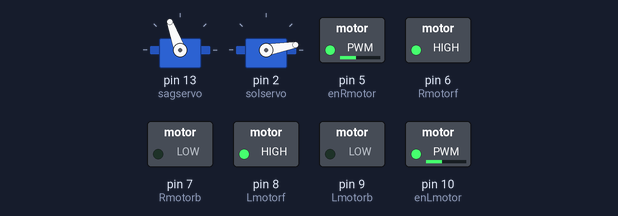
Simulated run of this sketch. Board: Arduino Nano, built with avr-gcc and run on an emulated ATmega328P. On the bench: 2 × servo, switched loads named in the sketch (green lamp = pin HIGH). Pins used as bus, display or sensor lines are not drawn; what the sketch prints to the serial monitor is not drawn.

Above: at 0.1 s.
Timing chart, 0 to 1.6 s (numbered marks = the images above):
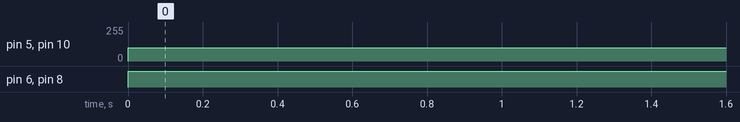

Measured:
- by itself, pin 5 (enRmotor), pin 10 (enLmotor): 0/255 → 100/255 at 0.00 s
- by itself, pin 6 (Rmotorf), pin 8 (Lmotorf): LOW → HIGH at 0.00 s

The sketch:

deneme.ino
```cpp
#define EXE_INTERVAL_1 2000 //kaç saniye olacağı
#define EXE_INTERVAL_2 500 //kaç saniye olacağı


#include <Wire.h>
#include <Arduino.h>
#include <SoftwareSerial.h>
#include <Servo.h>
#include <NewPing.h>

const int frontPingPin = A0; // front sensor
const int frontEchoPin = A1; // front sensor
const int leftPingPin = 4; // left sensor
const int leftEchoPin = 3; // left sensor
const int rightPingPin = 11; // right sensor
const int rightEchoPin = 12; // right sensor

int enRmotor = 5 ;
int enLmotor = 10;
int Lmotorb = 9 ;
int Lmotorf = 8;
int Rmotorb =  7;
int Rmotorf =  6;

int sayac=0;
int kirmiziyumurta=0;
int maviyumurta=0;


unsigned long lastExecutedMillis_1 = 0; // vairable to save the last executed time for code block 1
unsigned long lastExecutedMillis_2 = 0;
long MaxValue = 100;


Servo solservo;  // create servo object to control a servo
Servo sagservo;  // create servo object to control a servo
#define s0 A5//Bağladığımız pinlere göre tanımlamalarımızı yapıyoruz
#define s1 A6
#define s2 A3
#define s3 A4
#define sensorOut A2


int kirmizi, yesil, mavi = 0; //3 ana renk için değişken tanımlıyoruz
double  sure;
int base;
unsigned long myTime;
int bas_lux,bas_ct;
int bas_zem;
double angle_rad = PI/180.0;
double angle_deg = 180.0/PI;
long frontDuration, frontCm;
long leftDuration, leftCm;
long rightDuration, rightCm;
int sagg=0;
int soll=0;
int kendi_rengin=0;

long microsecondsToCentimeters(long microseconds) {
  return microseconds / 29 / 2;
}

void ileri()
{
    digitalWrite(Lmotorf,HIGH);
    digitalWrite(Lmotorb,LOW);
    digitalWrite(Rmotorf,HIGH);
    digitalWrite(Rmotorb,LOW);
    analogWrite (enRmotor, 100);
    analogWrite (enLmotor, 100);
}
void yileri()
{
    digitalWrite(Lmotorb,LOW);
    digitalWrite(Lmotorf,HIGH);
    digitalWrite(Rmotorf,HIGH);
    digitalWrite(Rmotorb,LOW);
    analogWrite (enRmotor, 50);
    analogWrite (enLmotor, 50);
}
void geri()
{
    digitalWrite(Lmotorb,HIGH);
    digitalWrite(Lmotorf,LOW);
    digitalWrite(Rmotorf,LOW);
    digitalWrite(Rmotorb,HIGH);
    analogWrite (enRmotor, 150);
    analogWrite (enLmotor, 150);
}
void ygeri()
{
    digitalWrite(Lmotorb,HIGH);
    digitalWrite(Lmotorf,LOW);
    digitalWrite(Rmotorf,LOW);
    digitalWrite(Rmotorb,HIGH);
    analogWrite (enRmotor, 50);
    analogWrite (enLmotor, 50);
}

void sag()
{
    digitalWrite(Lmotorb,HIGH);
    digitalWrite(Lmotorf,LOW);
    digitalWrite(Rmotorf,HIGH);
    digitalWrite(Rmotorb,LOW);
    analogWrite (enRmotor, 75);
    analogWrite (enLmotor, 75);
  }

void sol()
  {
    digitalWrite(Lmotorb,LOW);
    digitalWrite(Lmotorf,HIGH);
    digitalWrite(Rmotorf,LOW);
    digitalWrite(Rmotorb,HIGH);
    analogWrite (enRmotor, 75);
    analogWrite (enLmotor, 75);
  }

   void hafif_sag()
  {
    digitalWrite(Lmotorb,HIGH);
    digitalWrite(Lmotorf,LOW);
    digitalWrite(Rmotorf,HIGH);
    digitalWrite(Rmotorb,LOW);
    analogWrite (enRmotor, 50);
    analogWrite (enLmotor, 50);
  }

  void hafif_sol()
  {
    digitalWrite(Lmotorb,LOW);
    digitalWrite(Lmotorf,HIGH);
    digitalWrite(Rmotorf,LOW);
    digitalWrite(Rmotorb,HIGH);
    analogWrite (enRmotor, 50);
    analogWrite (enLmotor, 50);
  }

int pos; //????????????
void sagkapiac()
{
  for (pos = 10; pos <= 160; pos += 1) {
    // in steps of 1 degree
    sagservo.write(pos);
    delay(5);
  }
  }

void sagkapikapa()
{
  for (pos = 160; pos >= 10; pos -= 1) {
    sagservo.write(pos);
    delay(5);
  }
  }

  void solkapiac()
{
    for (pos = 110; pos <= 160; pos += 1) {
    // in steps of 1 degree
    solservo.write(pos);
    delay(5);
  }
  }

void solkapikapa()
{
  for (pos = 160; pos >= 110; pos -= 1) {
    solservo.write(pos);
    delay(5);
  }
  }

void uzaklik(){

long frontDuration, frontCm;
  long leftDuration, leftCm;
  long rightDuration, rightCm;
  // Front Sensor Reading
  pinMode(frontPingPin, OUTPUT);
  digitalWrite(frontPingPin, LOW);
  delayMicroseconds(1);
  digitalWrite(frontPingPin, HIGH);
  delayMicroseconds(5);
  digitalWrite(frontPingPin, LOW);
  pinMode(frontEchoPin, INPUT);
  frontDuration = pulseIn(frontEchoPin, HIGH);
  frontCm = microsecondsToCentimeters(frontDuration);
  frontCm=frontCm<MaxValue ? frontCm : MaxValue;
  // Left Sensor Reading
  pinMode(leftPingPin, OUTPUT);
  digitalWrite(leftPingPin, LOW);
  delayMicroseconds(1);
  digitalWrite(leftPingPin, HIGH);
  delayMicroseconds(5);
  digitalWrite(leftPingPin, LOW);
  pinMode(leftEchoPin, INPUT);
  leftDuration = pulseIn(leftEchoPin, HIGH);
  leftCm = microsecondsToCentimeters(leftDuration);
  leftCm = leftCm<MaxValue ? leftCm : MaxValue;
  // Right Sensor Reading
  pinMode(rightPingPin, OUTPUT);
  digitalWrite(rightPingPin, LOW);
  delayMicroseconds(1);
  digitalWrite(rightPingPin, HIGH);
  delayMicroseconds(5);
  digitalWrite(rightPingPin, LOW);
  pinMode(rightEchoPin, INPUT);
  rightDuration = pulseIn(rightEchoPin, HIGH);
  rightCm = microsecondsToCentimeters(rightDuration);
 rightCm=(rightCm<MaxValue) ? rightCm : MaxValue;
  // Printing the distance readings to Serial Monitor
  Serial.print("Front: ");
  Serial.print(frontCm);
  Serial.print("cm    ");
  Serial.print(" Left: ");
  Serial.print(leftCm);
  Serial.print("cm    ");
  Serial.print(" Right: ");
  Serial.print(rightCm);
  Serial.print("cm   ");
  Serial.println();

}

void setup(void) {

  sagservo.attach(13);
  solservo.attach(2);

  pinMode(s0, OUTPUT); //S0, S1, S2 ve S3 pinlerini OUTPUT olarak tanımlıyoruz  pinMode(s1, OUTPUT);
  pinMode(s2, OUTPUT);
  pinMode(s3, OUTPUT);
  pinMode(sensorOut, INPUT); //OUT pinini INPUT olarak tanımlıyoruz
  digitalWrite(s1, LOW); //Frekans ölçeğimizi %20 olarak tanımlıyoruz
  digitalWrite(s0, HIGH);
 Serial.begin(9600);

// attaches the servo on pin 9 to the servo object
  solservo.write(10);
  // attaches the servo on pin 9 to the servo object
  sagservo.write(110);

 pinMode(enLmotor, OUTPUT);
 pinMode(enRmotor,OUTPUT);
 pinMode(Lmotorf,OUTPUT);
 pinMode(Lmotorb,OUTPUT);
 pinMode(Rmotorf,OUTPUT);
 pinMode(Rmotorb,OUTPUT);


    Serial.println(" ");
    if(kirmizi>yesil and kirmizi>mavi)
   {Serial.println("Kırmızı zemin");
   bas_zem=10;
   }

   if(mavi>kirmizi and mavi>yesil)
   {bas_zem=20;
   Serial.println(" Mavi zemin");}
  // Now we're ready to get readings!

//renk_belirleme();

}
unsigned long currentMillis=0;


void sag_gezinme(){
       if (millis()-currentMillis <2000)

        {
      if (currentMillis - lastExecutedMillis_1 >= EXE_INTERVAL_1) {
     // save the last executed time
     lastExecutedMillis_1 = currentMillis;
      ileri();
      Serial.println("ileri");
    }}

   else if(millis()-currentMillis>=2000 and millis()-currentMillis <2350){

      sag();
      Serial.println("sag");

   }
   if ( millis()-currentMillis>= 2350){
    currentMillis = millis();
   }
        sagcarpma;
  sagg++;
}

void sol_gezinme(){
   if (millis()-currentMillis <2000)

        {
      if (currentMillis - lastExecutedMillis_1 >= EXE_INTERVAL_1) {
     // save the last executed time

      ileri();
      Serial.println("ileri");
    }}

   else if(millis()-currentMillis>=2000 and millis()-currentMillis <2350){

      sol();


   }
    if ( millis()-currentMillis>= 2350){
    currentMillis = millis();
   }
   solcarpma();
  soll++;
}

void sagcarpma(){
  if(rightCm<10)
  {
    geri();
    delay(1000);
    sag();
    delay(1000);
    }
}
void solcarpma(){

  if(leftCm<10)
  {
    geri();
    delay(1000);
    sol();
    delay(1000);
    }
}


void renk_belirleme(){
  if(kirmizi>yesil and kirmizi>mavi and mavi<1200)
   {Serial.println(" Kırmızı zemin");
   kendi_rengin = 1;   // KIRMIZI
   digitalWrite(12,LOW);
   digitalWrite(13,HIGH);
   }

   if(mavi>kirmizi and mavi>yesil and mavi<2000)
  {Serial.println(" Mavi zemin");
  kendi_rengin=2;   // MAVİ
  digitalWrite(12,HIGH);
  digitalWrite(13,LOW);
  }
}

void baslangic(){
   if(sagg>0){
    sag_gezinme();
  }
  if(soll>0){
    sol_gezinme();
  }
 else if (frontCm<15 && sagg==0){
    sag_gezinme();
  }
  else if (rightCm<15 && soll==0){
    sol_gezinme();
  }

}

void geri_donme(){
if ( base == 0){
  while(leftCm>30){
    ileri();


    if(kendi_rengin == 1){
    if(kirmizi>yesil and kirmizi>mavi and mavi<1200)
   {Serial.println(" Kırmızı zemin");

    digitalWrite(Lmotorb,LOW);
    digitalWrite(Lmotorf,HIGH);
    digitalWrite(Rmotorf,HIGH);
    digitalWrite(Rmotorb,LOW);
    analogWrite (enRmotor, 0);
    analogWrite (enLmotor, 0);
    base++;
    break;
   }
  }


  if(kendi_rengin == 2){
    if(mavi>kirmizi and mavi>yesil and mavi<2000)
  {Serial.println(" Mavi zemin");
    digitalWrite(Lmotorb,LOW);
    digitalWrite(Lmotorf,HIGH);
    digitalWrite(Rmotorf,HIGH);
    digitalWrite(Rmotorb,LOW);
    analogWrite (enRmotor, 0);
    analogWrite (enLmotor, 0);; // MAVİ
    sayac++;
    break;
  }
  }
  }
}

if(base ==0){
  while(rightCm>20){

    sag();

    if(kendi_rengin == 1){
    if(kirmizi>yesil and kirmizi>mavi and mavi<1200)
   {Serial.println(" Kırmızı zemin");

    digitalWrite(Lmotorb,LOW);
    digitalWrite(Lmotorf,HIGH);
    digitalWrite(Rmotorf,HIGH);
    digitalWrite(Rmotorb,LOW);
    analogWrite (enRmotor, 0);
    analogWrite (enLmotor, 0);
    base++;
    break;
   }
   }


   if(kendi_rengin == 2){
   if(mavi>kirmizi and mavi>yesil and mavi<2000)
  {Serial.println(" Mavi zemin");
    digitalWrite(Lmotorb,LOW);
    digitalWrite(Lmotorf,HIGH);
    digitalWrite(Rmotorf,HIGH);
    digitalWrite(Rmotorb,LOW);
    analogWrite (enRmotor, 0);
    analogWrite (enLmotor, 0);
    sayac++;
    break;// MAVİ
   }
  }
 }
}


  if(sayac ==1){
  if(kendi_rengin ==1){
    ileri();
    delay(1000);
    solkapiac();
    geri();
    delay(1000);
    kirmiziyumurta = 0;
    sayac = 0;
    }

     if(kendi_rengin ==2){
    ileri();
    delay(1000);
    sagkapiac();
    geri();
    delay(1000);
    maviyumurta = 0;
    sayac = 0;
    }
  }
}


void loop(void) {
  //uzaklik();
  //baslangic();
    digitalWrite(Lmotorf,HIGH);
    digitalWrite(Lmotorb,LOW);
    digitalWrite(Rmotorf,HIGH);
    digitalWrite(Rmotorb,LOW);
    analogWrite (enRmotor, 100);
    analogWrite (enLmotor, 100);


   /*
  if(maviyumurta>0 || kirmiziyumurta>0){
      geri_donme();
  }

  int son_zeminx;

  digitalWrite(s2, LOW); //Kırmızıyı filtrelemek için
  digitalWrite(s3, LOW);
  kirmizi = pulseIn(sensorOut, LOW); //OUT pini üzerindeki LOW süresini okur
  Serial.print("Kırmızı= ");
  Serial.print(kirmizi); //Kırmızı için aldığımız değeri serial monitöre yazdır
  Serial.print("  ");
  delay(5); //50 milisaniye bekle
  digitalWrite(s2, HIGH); //Yeşili filtrelemek için
  digitalWrite(s3, HIGH);
  yesil = pulseIn(sensorOut, LOW); //OUT pini üzerindeki LOW süresini okur
  Serial.print("Yeşil= ");
  Serial.print(yesil); //Yeşil için aldığımız değeri serial monitöre yazdır
  Serial.print("   ");
  delay(5); //50 milisaniye bekle
  digitalWrite(s2, LOW); //Maviyi filtrelemek için
  digitalWrite(s3, HIGH);
  mavi = pulseIn(sensorOut, LOW); //OUT pini üzerindeki LOW süresini okur
  Serial.print("Mavi= ");
  Serial.print(mavi); //Mavi için aldığımız değeri serial monitöre yazdır
  Serial.println();
  delay(5); //50 milisaniye bekle


  if(kirmizi>yesil and kirmizi>mavi and kirmizi > 3000){
   Serial.println(" Kırmızı yumurta");
   solkapiac();
   hafif_sag();
   delay(500);
   solkapikapa();
   kirmiziyumurta++;
}
 else  if(mavi>kirmizi and mavi>yesil and mavi > 2000)
   {Serial.println(" Mavi yumurta");
   sagkapiac();
   hafif_sol();
   delay(500);
   sagkapikapa();
   maviyumurta++;
   }

 else
    {
      Serial.println(" Beyaz zemin");
    //son_zemin=30;
    solkapikapa();
    sagkapikapa();}
 Serial.print(" bct ");
  Serial.println(bas_ct);
    Serial.print(" kendi  rengin");
  Serial.println(bas_zem);

 }
*/
}
```
